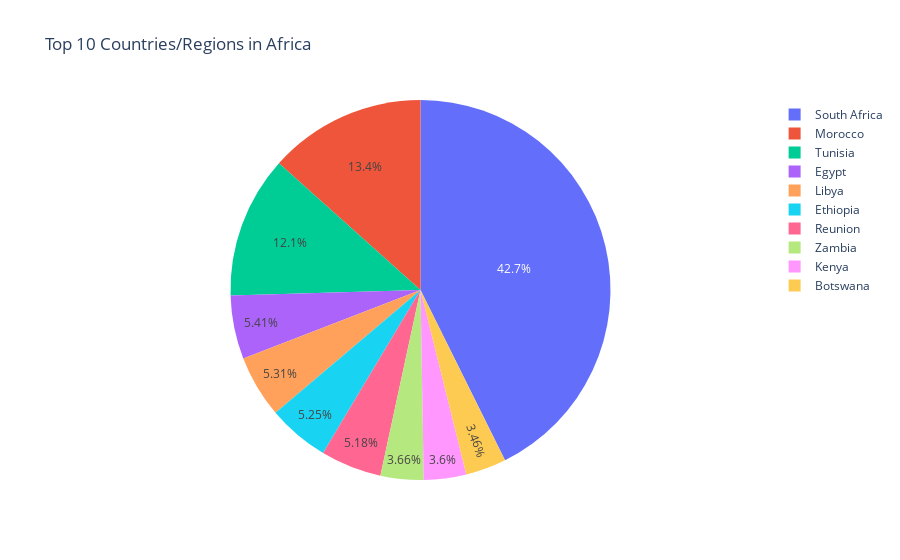

Notebook cell for this chart:
### Code cell
africa = africa.sort_values(['total_cases'])
africa = africa.dropna()
px.pie(africa[:-11:-1], values='total_cases', names='location',title='Top 10 Countries/Regions in Africa')

### Figure 1 — Plotly figure (JSON) as saved in the notebook; plotly's stock layout.template omitted (floating-point values rounded to 4 significant figures)
{"data": [{"domain": {"x": [0, 1], "y": [0, 1]}, "hovertemplate": "location=%{label}<br>total_cases=%{value}<extra></extra>", "labels": ["South Africa", "Morocco", "Tunisia", "Egypt", "Libya", "Ethiopia", "Reunion", "Zambia", "Kenya", "Botswana"], "legendgroup": "", "name": "", "showlegend": true, "type": "pie", "values": [4072533, 1277342, 1153361, 516023, 507269, 501060, 494595, 349287, 344130, 330360]}], "layout": {"legend": {"tracegroupgap": 0}, "title": {"text": "Top 10 Countries/Regions in Africa"}}}
